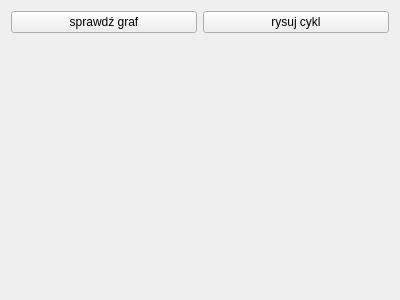
<?xml version="1.0" encoding="UTF-8"?>
<ui version="4.0">
 <class>HamiltonianWidget</class>
 <widget class="QWidget" name="HamiltonianWidget">
  <property name="geometry">
   <rect>
    <x>0</x>
    <y>0</y>
    <width>400</width>
    <height>300</height>
   </rect>
  </property>
  <property name="windowTitle">
   <string>Form</string>
  </property>
  <layout class="QVBoxLayout" name="verticalLayout">
   <item>
    <layout class="QHBoxLayout" name="horizontalLayout">
     <item>
      <widget class="QPushButton" name="search">
       <property name="text">
        <string>sprawdź graf</string>
       </property>
      </widget>
     </item>
     <item>
      <widget class="QPushButton" name="drawOnCanvas">
       <property name="text">
        <string>rysuj cykl</string>
       </property>
      </widget>
     </item>
    </layout>
   </item>
   <item>
    <widget class="QLabel" name="feedbackLabel">
     <property name="text">
      <string/>
     </property>
     <property name="wordWrap">
      <bool>true</bool>
     </property>
    </widget>
   </item>
   <item>
    <spacer name="verticalSpacer">
     <property name="orientation">
      <enum>Qt::Vertical</enum>
     </property>
     <property name="sizeHint" stdset="0">
      <size>
       <width>20</width>
       <height>40</height>
      </size>
     </property>
    </spacer>
   </item>
  </layout>
 </widget>
 <resources/>
 <connections/>
</ui>
